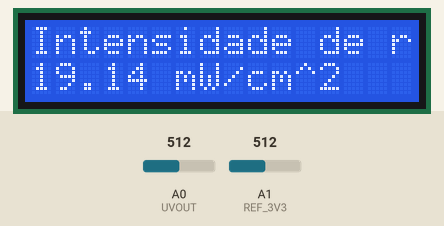
Recording of a sketch running on a simulated Arduino Uno, built with avr-gcc and run on an emulated ATmega328P. Parts: 16×2 character LCD. Inputs (shaded band) come from the test bench; at power-on: A0 (UVOUT) = 512, A1 (REF_3V3) = 512. What the sketch prints to the serial monitor is not drawn.

Above: at 1.2 s.
1.3 s: A0 (UVOUT) set to 11
At 2.4 s:
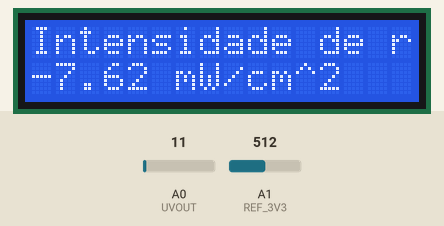
3.0 s: A0 (UVOUT) set to 8
At 3.6 s:
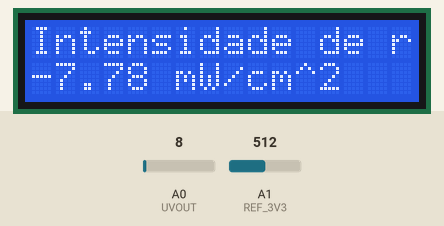
4.6 s: A1 (REF_3V3) set to 0
At 5.5 s:
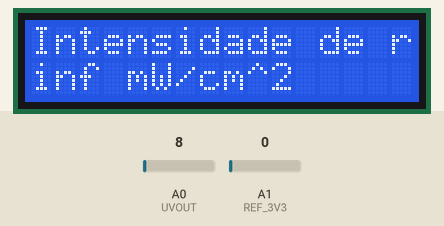
6.2 s: A0 (UVOUT) set to 0
At 7.4 s:
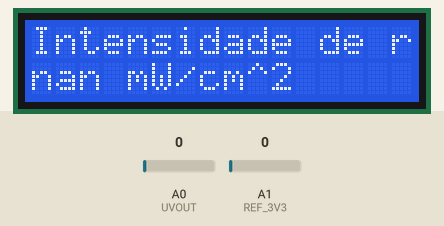
7.8 s: A1 (REF_3V3) set to 122
At 8.2 s:
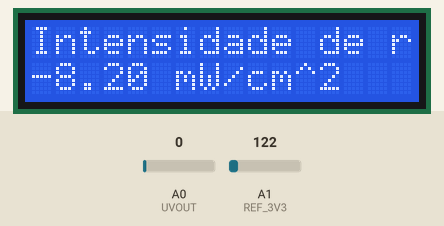
9.4 s: A0 (UVOUT) set to 306
At 10.4 s:
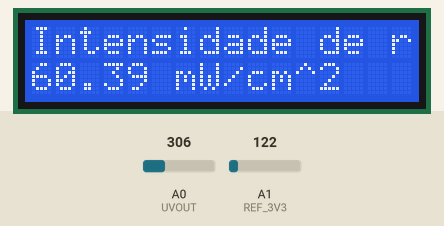
Timing chart, 0 to 12.0 s (numbered marks = the images above; inputs shaded):
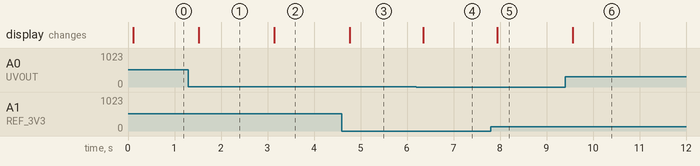

Measured:
- after the input at 1.3 s, the display: changes after 0.22 s (image 1)
- after the input at 3.0 s, the display: changes after 0.15 s (image 2)
- after the input at 4.6 s, the display: changes after 0.17 s (image 3)
- after the input at 6.2 s, the display: changes after 0.15 s (image 4)
- after the input at 7.8 s, the display: changes after 0.14 s (image 5)
- after the input at 9.4 s, the display: changes after 0.17 s (image 6)

The sketch:

Medidor_de_intensidade_de_raios_UV_ML8511.ino
```cpp
#include <LiquidCrystal.h>
LiquidCrystal lcd(12, 11, 5, 4, 3, 2);
// Definições de pinos de hardware
int UVOUT = A0; // Saída do sensor
int REF_3V3 = A1; // Energia de 3,3V na placa Arduino

void setup()
{
  Serial.begin(9600);
  lcd.begin(16, 2);

  pinMode(UVOUT, INPUT);
  pinMode(REF_3V3, INPUT);

  Serial.println("Exemplo ML8511");
}

void loop()
{
  int uvLevel = averageAnalogRead(UVOUT);
  int refLevel = averageAnalogRead(REF_3V3);

  // Use o pino de alimentação de 3,3V como referência para obter um valor de saída muito preciso do sensor
  float outputVoltage = 3.3 / refLevel * uvLevel;

  // Converta a voltagem para um nível de intensidade UV
  float uvIntensity = mapfloat(outputVoltage, 0.99, 2.8, 0.0, 15.0);

  Serial.print("resultado: ");
  Serial.print(refLevel);
  Serial.print("Saída ML8511: ");
  Serial.print(uvLevel);
  Serial.print(" / Tensão ML8511: ");
  Serial.print(outputVoltage);
  Serial.print(" / Intensidade UV (mW/cm^2): ");
  Serial.print(uvIntensity);

  lcd.clear();
  lcd.print("Intensidade de raios UV");
  lcd.setCursor(0, 1);
  lcd.print(uvIntensity);
  lcd.print(" mW/cm^2");

  Serial.println();

  delay(200);
}

// Faz uma média de leituras em um determinado pino
// Retorna a média
int averageAnalogRead(int pinToRead)
{
  byte numberOfReadings = 8;
  unsigned int runningValue = 0;
  for(int x = 0 ; x < numberOfReadings ; x++)   runningValue += analogRead(pinToRead);
  runningValue /= numberOfReadings;
  return(runningValue);
}

float mapfloat(float x, float in_min, float in_max, float out_min, float out_max)
{
  return (x - in_min) * (out_max - out_min) / (in_max - in_min) + out_min;
}
```
